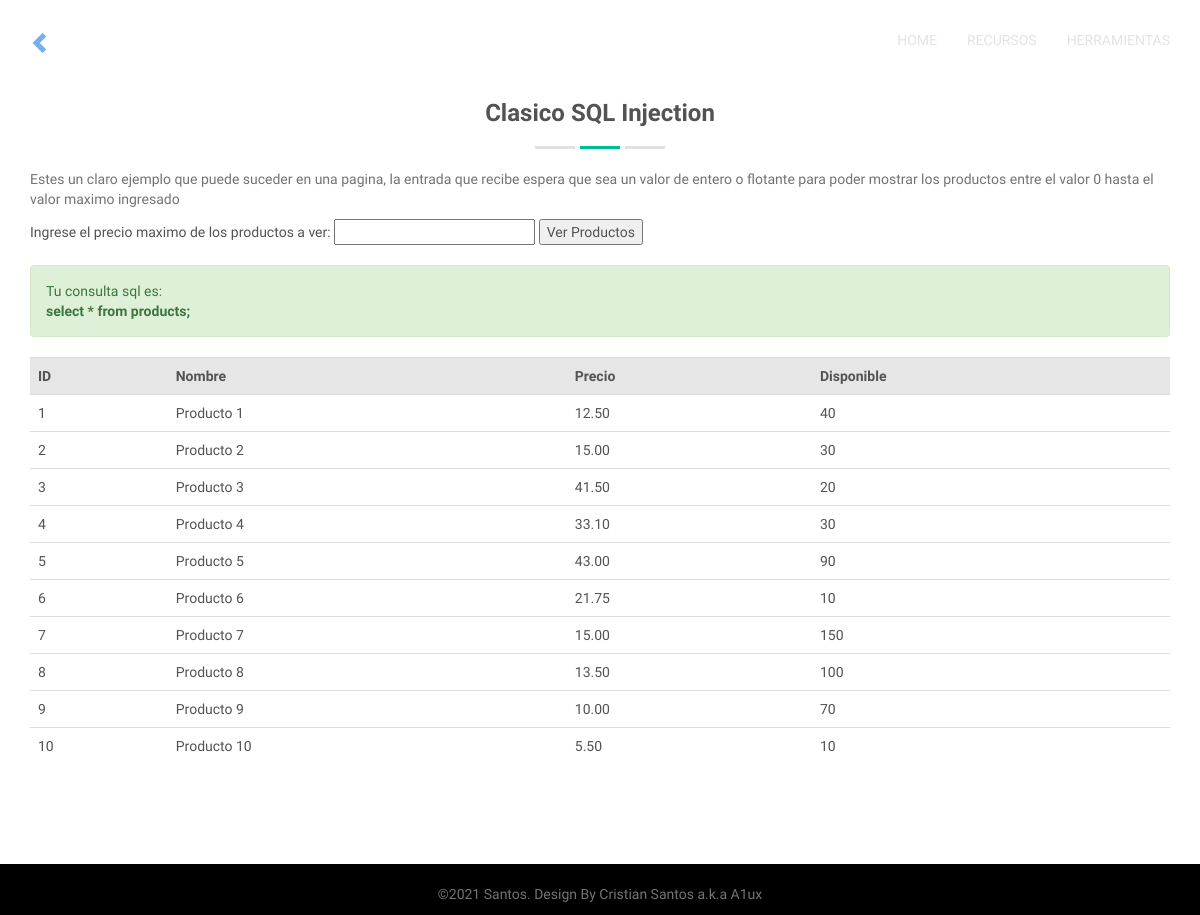
/vistas/vulnerabilidades/injection/simplesqlinjection.php, run on the app's committed database.
### tables this page shows
create table products(
    id INT NOT NULL AUTO_INCREMENT,
    name varchar(150) NOT NULL,
    price float(8,2) NOT NULL,
    stock int not null,
    PRIMARY KEY(id)
);

### html/vistas/vulnerabilidades/injection/simplesqlinjection.php (the view, shortened to what this page needs)
<?php include("../../header.php"); ?>
<section id="template">
      <div class="container">
        <div class="row">
          <div class="col-md-12">
            <h3 class="title text-center">Clasico SQL Injection</h3>
            <div class="titleHR"><span></span></div>
          </div>
        </div>
        <p>Estes un claro ejemplo que puede suceder en una pagina, la entrada que recibe espera que sea un valor de entero o flotante para poder mostrar los productos entre el valor 0 hasta el valor maximo ingresado</p>
      <form action="<?php echo $_SERVER["PHP_SELF"]; ?>" method="post">
        Ingrese el precio maximo de los productos a ver:
        <input type="text" name="precio">
        <input type="submit" value="Ver Productos">
      </form>
      <br>
<?php
    require 'connection.php';
    if (isset($_POST["precio"]) && $_POST["precio"]!=""){
      $var_consulta= "select * from products where price <= ".$_POST["precio"].";";
      $var_resultado = $obj_conexion->query($var_consulta);
      echo "<div class=\"alert alert-success\" role=\"alert\">Tu consulta sql es: <br><strong>$var_consulta</strong></div>";
    }else{
      $var_consulta= "select * from products;";
      $var_resultado = $obj_conexion->query($var_consulta);
      echo "<div class=\"alert alert-success\" role=\"alert\">Tu consulta sql es: <br><strong>$var_consulta</strong></div>";
    }
    if($var_resultado->num_rows>0){
        echo"<table class=\"table\">
        <tr bgcolor='#E6E6E6'>
            <th>ID</th>
            <th>Nombre</th>
            <th>Precio</th>
            <th>Disponible</th>
        </tr>";
        while ($var_fila=$var_resultado->fetch_array()){
          echo "<tr>";
          echo "<td>".$var_fila["id"]."</td>";
          echo "<td>".$var_fila["name"]."</td>";
          echo "<td>".$var_fila["price"]."</td>";
          echo "<td>".$var_fila["stock"]."</td>";
          echo "</tr>";
        }
        echo "</table>";
    }else{
      echo "No hay Registros";
    }
?>
    </div>
</section>
<?php include("../../footer.php"); ?>

### html/css/component.css (style rules this page uses)
.container { min-height: 100%; }

### html/css/style.css (style rules this page uses)
html,body { height: 100%; }
*,*:before,*:after { -webkit-box-sizing: border-box; -moz-box-sizing: border-box; box-sizing: border-box; }
p { color: #737373; }
h1,h2,h3,h4,h5,h6,p { font-family: 'Signika Negative', sans-serif; }
section { position: relative; padding-top: 80px; padding-bottom: 80px; background-color: #fff; }
.title { font-family: 'Kameron', serif; font-weight: 700; }
.titleHR { background: none repeat scroll 0 0 #e1e1e1; height: 3px; margin: 20px auto 0; position: relative; text-align: center; width: 130px; margin-bottom: 20px; }
.titleHR span { border-left: 5px solid #f7f7f7; border-right: 5px solid #f7f7f7; display: inline-block; height: 3px; left: 0; margin: 0 auto; position: absolute; right: 0; top: 0px; width: 50px; }

### html/css/green.css (style rules this page uses)
.titleHR span { background: none repeat scroll 0 0 #00bc95; }

### data on the page
products: id "1", name "Producto 1", price "12.50", stock "40"
products: id "2", name "Producto 2", price "15.00", stock "30"
products: id "3", name "Producto 3", price "41.50", stock "20"
products: id "4", name "Producto 4", price "33.10", stock "30"
products: id "5", name "Producto 5", price "43.00", stock "90"
products: id "6", name "Producto 6", price "21.75", stock "10"
products: id "7", name "Producto 7", price "15.00", stock "150"
products: id "8", name "Producto 8", price "13.50", stock "100"
products: id "9", name "Producto 9", price "10.00", stock "70"
products: id "10", name "Producto 10", price "5.50", stock "10"

### other printed values
$var_consulta "select * from products;"
